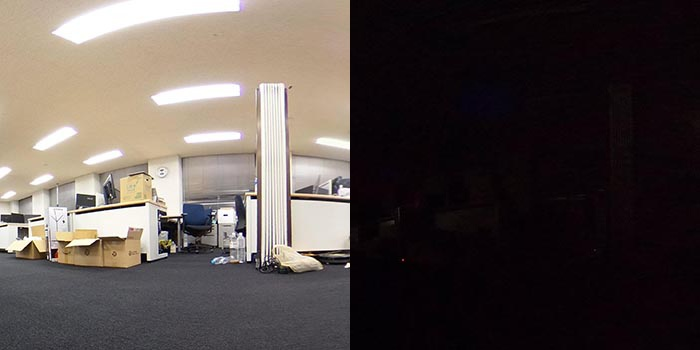
#> input picture dataset/Combinated/DN1_combinated/004.jpg, 700 x 350 px, given as the content of the folder ./DN1/Day, which was not available
$ python combine.py
#> lines starting #> are read from the running program, lines starting #| are printed output that depends on the picture
'''Based on combine_A_and_B.py from
https://github.com/phillipi/pix2pix/blob/master/scripts/combine_A_and_B.py
'''


import os
import numpy as np
import argparse
import cv2

parser = argparse.ArgumentParser('create image pairs')
parser.add_argument('--fold_A', dest='fold_A', help='input directory for image A', type=str, default='.\\DN1')
parser.add_argument('--fold_B', dest='fold_B', help='input directory for image B', type=str, default='.\\DN1')
parser.add_argument('--fold_AB', dest='fold_AB', help='output directory', type=str, default='./Output')
parser.add_argument('--num_imgs', dest='num_imgs', help='number of images',type=int, default=116)
parser.add_argument('--use_AB', dest='use_AB', help='if true: (0001_A, 0001_B) to (0001_AB)',action='store_true')
args = parser.parse_args()

for arg in vars(args):
    print('[%s] = ' % arg,  getattr(args, arg))


img_fold_A = '.\\DN1\\Day'
img_fold_B = '.\\DN1\\Night'

print("Path B = ")
print(img_fold_B)


print("Path B = ")
print(img_fold_B)

img_list = os.listdir('.\\DN1\\Day')

if args.use_AB:
    img_list = [img_path for img_path in img_list if '_A.' in img_path]

num_imgs = min(args.num_imgs, len(img_list))

#print('split = %s, use %d/%d images' % (sp, num_imgs, len(img_list)))

img_fold_AB = args.fold_AB

if not os.path.isdir(img_fold_AB):
    os.makedirs(img_fold_AB)

#print('split = %s, number of images = %d' % (sp, num_imgs))


for n in range(num_imgs):
    name_A = img_list[n]
    path_A = os.path.join(img_fold_A, name_A)


    if args.use_AB:
        name_B = name_A.replace('_A.', '_B.')

    else:
        name_B = name_A

    path_B = os.path.join(img_fold_B, name_B)

    #print("#######PAAAAAAAAATH A = ")
    #print(os.path.isfile(path_A))

    if os.path.isfile(path_A) and os.path.isfile(path_B):

        name_AB = name_A


        if args.use_AB:
            name_AB = name_AB.replace('_A.', '.') # remove _A
        path_AB = os.path.join(img_fold_AB, name_AB)
        im_A = cv2.imread(path_A, cv2.IMREAD_COLOR)
#> im_A is the input picture: shape (350, 700, 3); mean B, G, R 73.6, 77.2, 86.1
        im_B = cv2.imread(path_B, cv2.IMREAD_COLOR)
        im_AB = np.concatenate([im_A, im_B], 1)
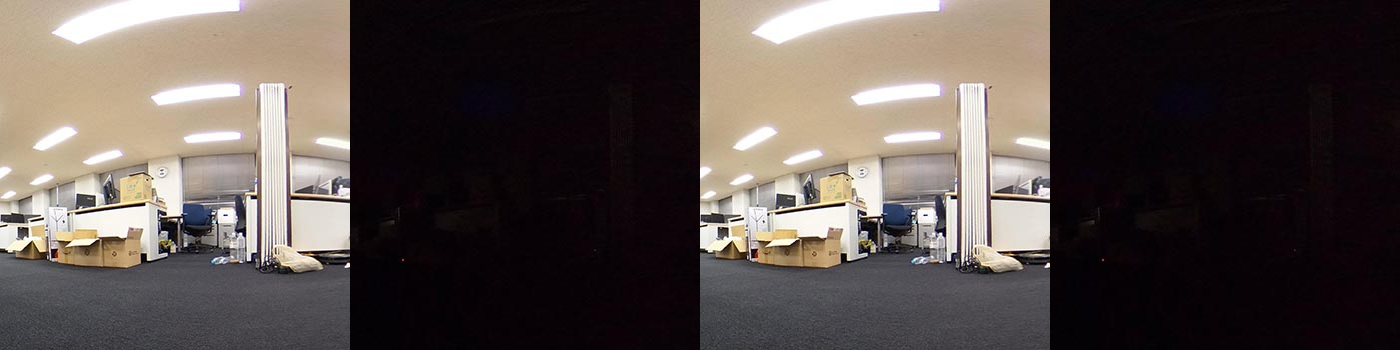
#> im_AB: shape (350, 1400, 3); mean B, G, R 73.6, 77.2, 86.1
        cv2.imwrite(path_AB, im_AB)

$ run again, on dataset/Combinated/DN2_combinated/014.jpg
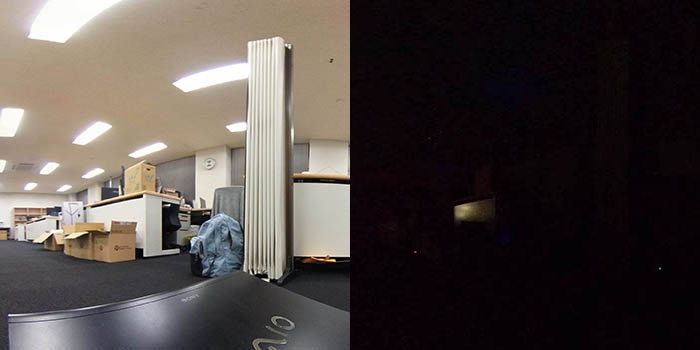
#> input picture dataset/Combinated/DN2_combinated/014.jpg, 700 x 350 px, given as the content of the folder ./DN1/Day, which was not available
#> im_A is the input picture: shape (350, 700, 3); mean B, G, R 67, 70.5, 78.1
#> `im_AB = np.concatenate([im_A, im_B], 1)`:
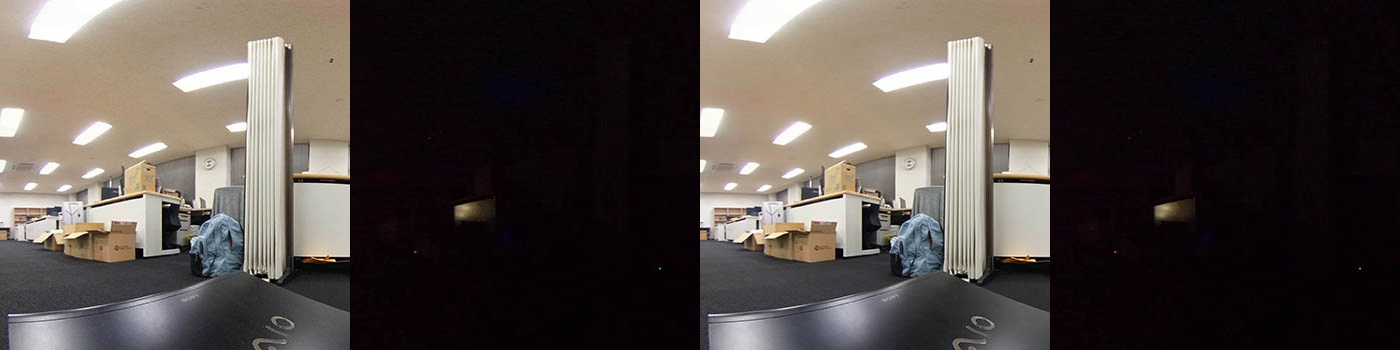
#> im_AB: shape (350, 1400, 3); mean B, G, R 67, 70.5, 78.1

$ run again, on dataset/Combinated/DN2_combinated/026.jpg
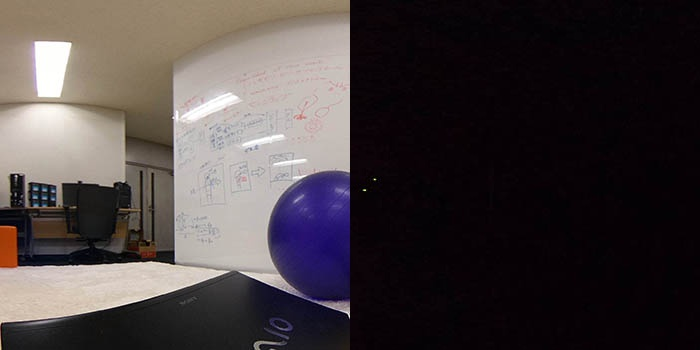
#> input picture dataset/Combinated/DN2_combinated/026.jpg, 700 x 350 px, given as the content of the folder ./DN1/Day, which was not available
#> im_A is the input picture: shape (350, 700, 3); mean B, G, R 63.6, 62.6, 70.3
#> `im_AB = np.concatenate([im_A, im_B], 1)`:
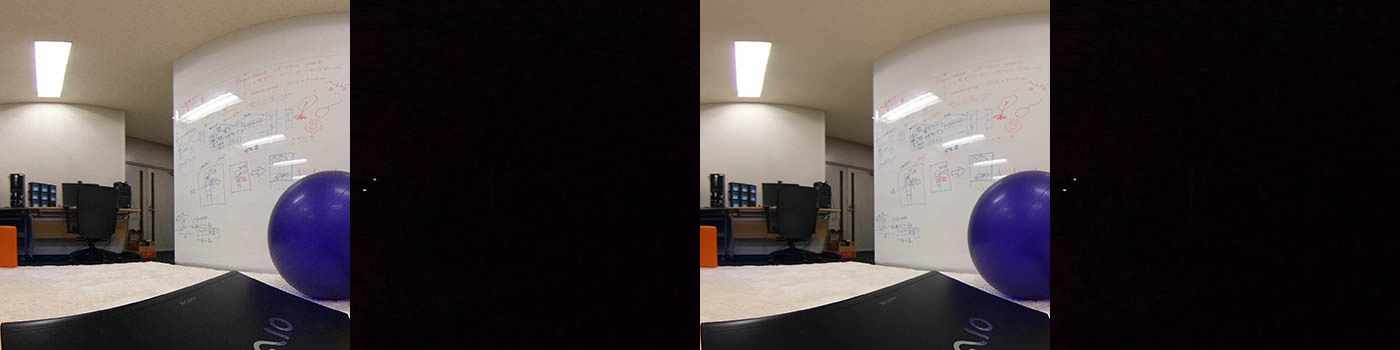
#> im_AB: shape (350, 1400, 3); mean B, G, R 63.6, 62.6, 70.3

$ run again, on dataset/Combinated/DN3_combinated/001.jpg
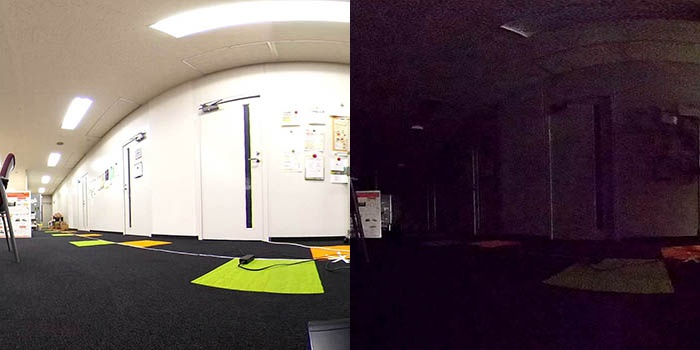
#> input picture dataset/Combinated/DN3_combinated/001.jpg, 700 x 350 px, given as the content of the folder ./DN1/Day, which was not available
#> im_A is the input picture: shape (350, 700, 3); mean B, G, R 87.3, 85.6, 99.2
#> `im_AB = np.concatenate([im_A, im_B], 1)`:
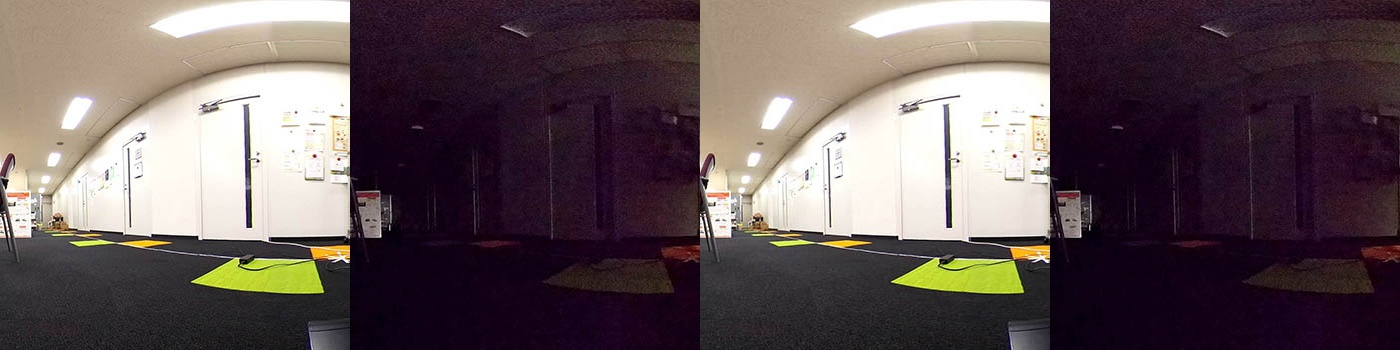
#> im_AB: shape (350, 1400, 3); mean B, G, R 87.3, 85.6, 99.2
